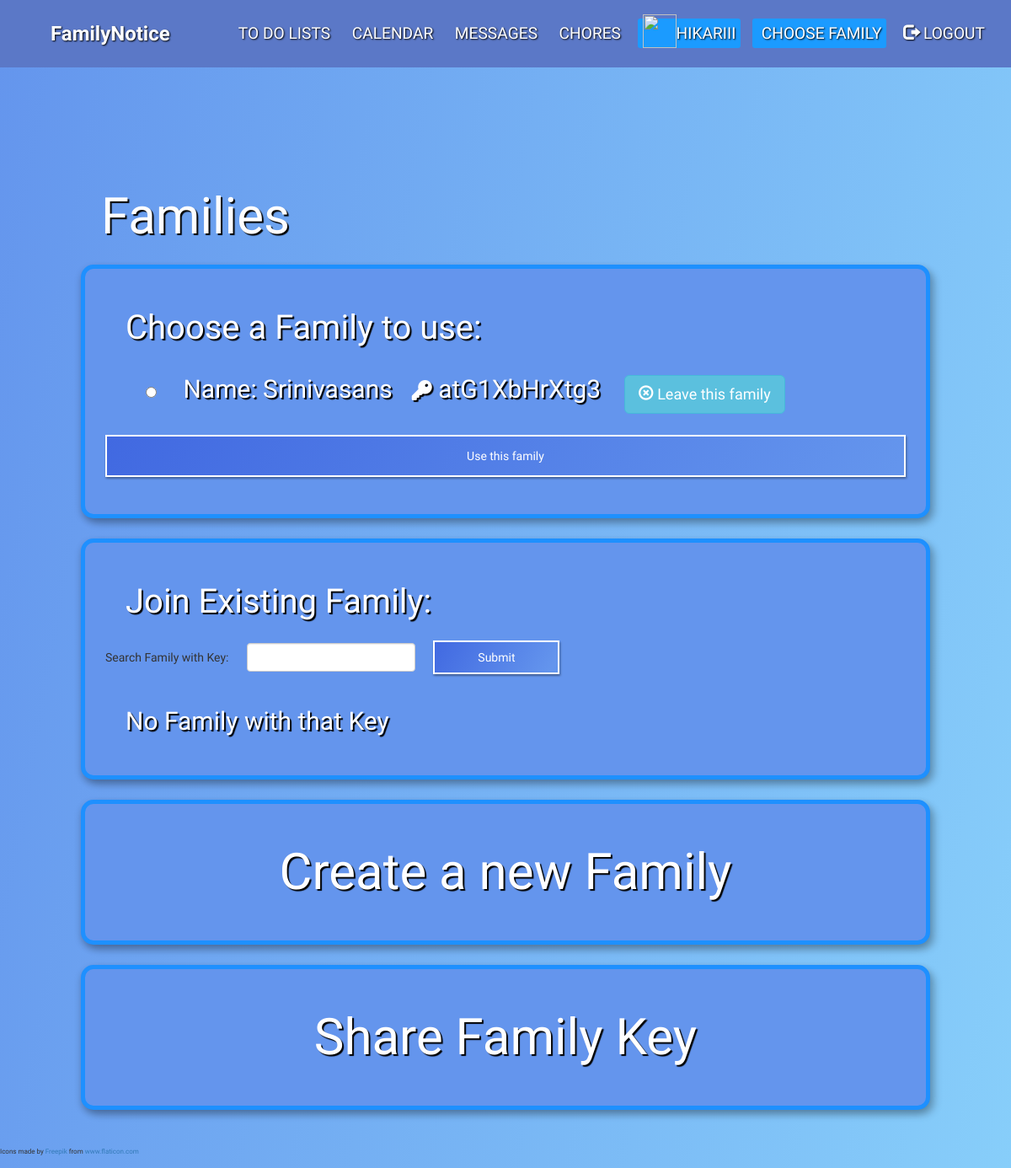
/chooseFamily/ (signed in), run on an earlier commit of the app's database.
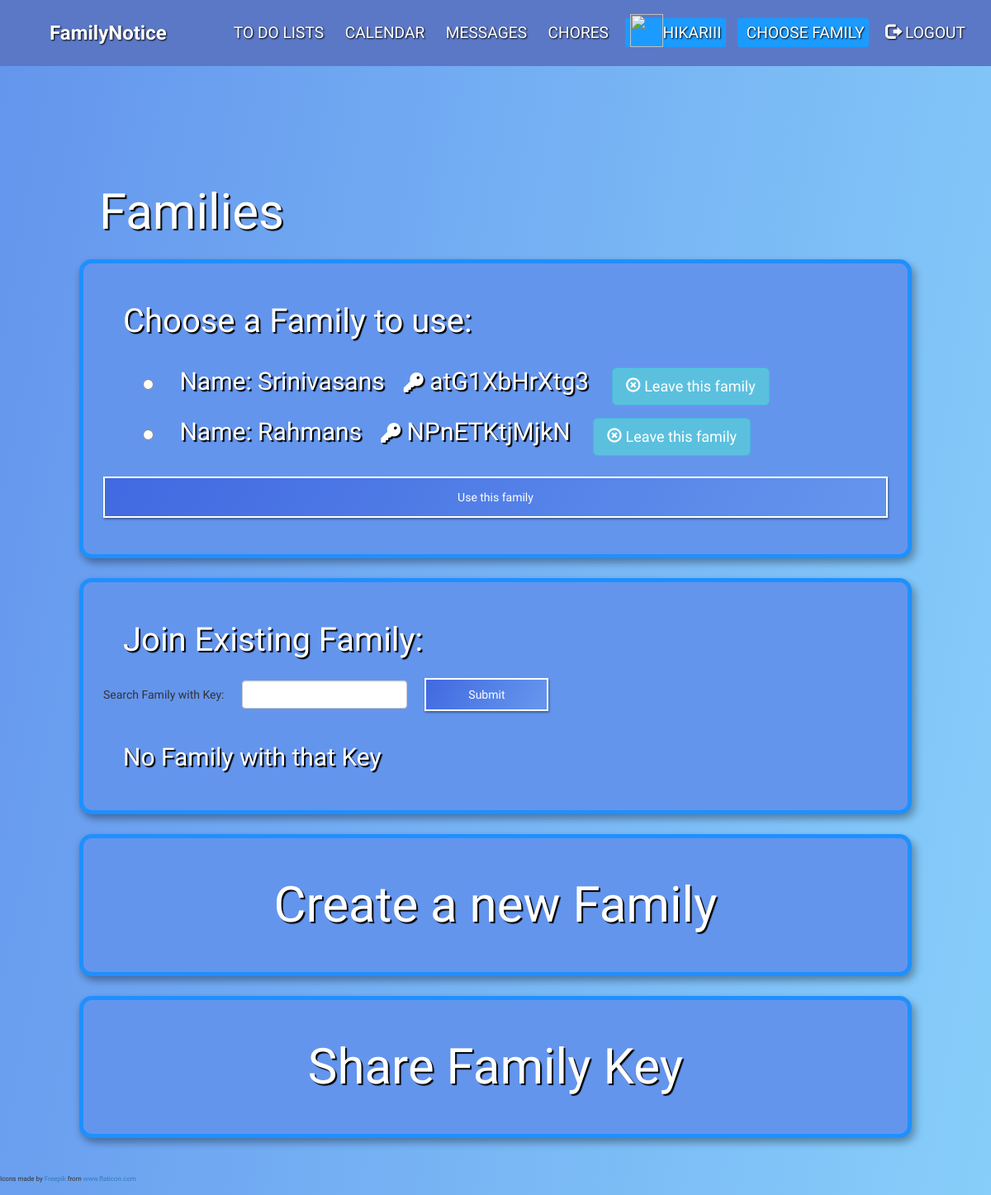
And on a later commit of the database.
### mainapp/models.py (models this page shows, shortened)
class Family(models.Model):
	nameofFamily = models.CharField(max_length=30)
	members = models.ManyToManyField(Member)
	lists = models.ManyToManyField(List, blank=True)
	mealPlan = models.OneToOneField(MealWeek, on_delete=models.CASCADE)
	chatroom = models.OneToOneField(Chatroom, on_delete=models.CASCADE)
	FamKey = models.CharField(max_length=30, default=create_new_ref_number, unique=True)
	cal = models.BooleanField(default=False)
	calId = models.CharField(max_length=60, null=True, blank=True)
	calEvents = models.ManyToManyField(EventEntry, blank=True)
	choreList = models.OneToOneField(ChoreList, on_delete=models.CASCADE)

### mainapp/views.py (the view)
# urls.py: path('chooseFamily/', views.choose_family, name="choose family"),
@login_required
def choose_family(request):
    if request.method == 'POST':
        request.session['family_session'] = request.POST['family']
        return redirect('index')
    user = User.objects.get(username = request.user)
    mem = Member.objects.get(user = user)
    familyfilter = Family.objects.filter(members = mem)
    fam = json.loads(serialize('json', familyfilter))
    try:
        print(request.session['result'])
    except:
        request.session['result'] = 'false'
    return render(request,'mainapp/chooseFamily.html', {'families' : fam})

### mainapp/templates/mainapp/chooseFamily.html (shortened to what this page needs)
{% extends "mainapp/base.html" %}
{% block content %}
    {% load static %}
    <link rel="stylesheet" type="text/css" href="{% static 'css/chooseFamily.css' %}">
    <div class='BlockContent'>
     <h1>Families</h1>
     <div id= "ChooseFamilycontainer">
       <div class="CFcard" id="ChooseFamilyCard">
       <h2> Choose a Family to use: </h2>
          <form action="{% url 'choose family' %}" method="POST">
            {% if families|length > 0 %}
            {% for family in families %}
              <div><h3 style="display:inline;"><input style="display:inline; margin:2vw;" type="radio" name="family" value="{{family.fields.nameofFamily}}"> Name: {{family.fields.nameofFamily}} <i style="font-size:2vw; color:white; padding-left:1.3vw;"class='fas fa-key'></i> {{family.fields.FamKey}}</h3>
                <a href="/leave_family/{{family.pk}}/" class="btn btn-info btn-lg" onclick="return confirm('Are you sure you want to leave this family?');" id="LeaveFamilyButton">
                    <span class="glyphicon glyphicon-remove-circle"></span> Leave this family
                </a>
              </div>
            {% endfor %}
            <br>
              <input style="border: 2px solid white;"type ="submit" class=" loginButton" value="Use this family">
            {% else %}
              <h3>You need to join or create a family</h3>
            {% endif %}
            <br>
          </form>
        </div>
        <div class="CFcard" id="SearchFamilyCard">
          <h2>Join Existing Family:</h2>
          <form id="SearchKeyForm" type="GET" action="{% url 'search key' %}">
             Search Family with Key:
             <input type="text" maxlength="12" minlength="12" title="Twelve A-Z characters" style="width: 200px; display: inline; margin:1.5vw; margin-top:0;" class="KeyInput form-control " name="FamKey">
             <button type="submit" style="width: 150px; height: 40px; display: inline; border: 2px solid white;" class="loginButton " id= "SearchKeyButton">Submit</button>
           </form>
           {% if response|length > 0 %}
            {% for fam in response %}
               <a href="/joinFamily/{{fam.pk}}/"><h3> Click to join --> {{fam.fields.nameofFamily}} </h3></a>
            {% endfor %}
           {% else %}
           <h3>No Family with that Key</h3>
           {% endif %}
         </div>
          <a href="{% url 'create family' %}">
              <div class="CFcard" id="CreateFamilyCard">
                  <h3>Create a new Family</h3>
              </div>
          </a>
          <div id="ShareKeyButton">
              <div class="CFcard" id="ShareFamilyCard">
                  <h3>Share Family Key</h3>
              </div>
          </div>
     </div>
    </div>
{% endblock %}

### mainapp/templates/mainapp/base.html (shortened to what this page needs)
{% load staticfiles %}
<!DOCTYPE html>
<html>
<head>
  <link rel="stylesheet" href="https://maxcdn.bootstrapcdn.com/bootstrap/3.4.0/css/bootstrap.min.css">
	<link rel="stylesheet" href="https://cdnjs.cloudflare.com/ajax/libs/font-awesome/4.7.0/css/font-awesome.min.css">
	 <link rel="stylesheet" type="text/css" href="{% static 'css/login.css' %}">
	 <link rel="stylesheet" type="text/css" href="{% static 'css/general.css' %}">
	 <link rel="stylesheet" type="text/css" href="{% static 'css/nav.css' %}">
	 <link rel="stylesheet" type="text/css" href="{% static 'css/userCard.css' %}">
	 <link rel="stylesheet" type="text/css" href="{% static 'css/footer.css' %}">
</head>
<body>
	<div id="page-container">
			<nav>
      <label class="logo "><a href="{% url 'index' %}">FamilyNotice</a></label>
      <ul>
        <li><a href="{% url 'todolists' %}">To do lists</a></li>
        <li><a href="{% url 'calendar' %}">Calendar</a></li>
        <li><a href="{% url 'chat' %}">Messages</a></li>
        <li><a href="{% url 'chores' %}">Chores</a></li>
				{% if user.is_authenticated %}
				<li ><a class="profile_pic active"><span class="glyphicon">
					{% if request.user.member.genderType == 'Male' %}
						{% if request.user.member.userType == "Guardian" %}
					<img src="https://image.flaticon.com/icons/svg/145/145859.svg" width="40" height="40">
						{% else %}
					<img src="https://image.flaticon.com/icons/svg/145/145867.svg" width="40" height="40">
						{% endif %}
					{% else %}
						{% if request.user.member.userType == 'Guardian' %}
						<img src="https://image.flaticon.com/icons/svg/145/145852.svg" width="40" height="40">
						{% else %}
						 <img src="https://image.flaticon.com/icons/svg/145/145866.svg" width="40" height="40">
						{% endif %}
						{% endif %}
				</span>{{request.user}}</a></li>
				<li ><a class="active" id="chooseFamilyNav" href="{% url 'choose family' %}">
					{% if request.session.family_session %}
					{{request.session.family_session}}
					{% else %}
					Choose Family
					{% endif %}
						</a>
				</li>
				<li onclick="signOut()"><a href="{% url 'logout' %}"><span class="glyphicon glyphicon-log-out"></span> Logout </a></li>
				{% else %}
				<li ><a href="{% url 'register' %}"><span class="glyphicon glyphicon-user"></span> Sign Up </a></li>
				<li ><a href="{% url 'login' %}"><span class="glyphicon glyphicon-log-in"></span> Login </a></li>
				{% endif %}
      </ul>
    </nav>
  <br>
	<br>
	{% block content %}
	{% endblock %}
	<br>
	<footer id="footer">
		Icons made by <a href="https://www.flaticon.com/authors/freepik" title="Freepik">Freepik</a> from <a href="https://www.flaticon.com/" title="Flaticon">www.flaticon.com</a>
	</footer>
	</div>
</body>
</html>

### mainapp/static/css/login.css (style rules this page uses)
.loginButton { display: block; width: 100%; height: 50px; border: none; background: linear-gradient(120deg, #4169E1, #6495ED, #1E90FF); background-size: 200%; color: #fff; outline: none; cursor: pointer; transition: .5s; box-shadow: 0 2px 2px 0 rgba(0, 0, 0, 0.2), 2px 2px 2px 0 rgba(0, 0, 0, 0.19); }

### mainapp/static/css/general.css (style rules this page uses)
.BlockContent { max-width: 90%; width: 90%; display: block; margin-left: auto; margin-right: auto; padding: 3%; padding-bottom: 2.5rem; padding-top: 80px; }
* { margin: 0; padding: 0; box-sizing: border-box; }
body { background-image: linear-gradient(100deg, #6495ED, #87CEFA); font-family: 'Boogaloo', cursive; }
h1 { margin: 2vw; color: #fff; font-family: 'Gochi Hand', cursive; font-size: 60px; text-shadow: 2px 2px 1px black; }
h2 { padding: -2vw; margin: 2vw; font-family: 'Gochi Hand', cursive; color: white; font-size: 40px; text-shadow: 2px 2px 1px black; }
h3 { margin: 2vw; font-family: 'Gochi Hand', cursive; color: white; font-size: 30px; text-shadow: 2px 2px 1px black; }
nav { height: 10vh; background: #5b78c7; }
#page-container { position: relative; min-height: 100vh; }
#footer { position: absolute; bottom: 0; width: 100%; height: 2.5rem; font-size: 8px; }

### mainapp/static/css/nav.css (style rules this page uses)
* { padding: 0; margin: 0; text-decoration: none; list-style: none; box-sizing: border-box; }
nav { font-family: 'Gochi Hand', cursive; background: #5b78c7; color: #fff; text-shadow: 1px 1px 2px black; height: 80px; width: 100%; }
label.logo a { color: white; }
label.logo { color: white; font-size: 2vw; line-height: 80px; padding: 0 5vw; font-weight: bold; }
nav ul { float: right; margin-right: 20px; }
nav ul li { display: inline-block; line-height: 80px; margin: 0 5px; }
nav ul li a { color: white; font-size: 1.6vw; padding: 0.5vw 0.5vw; border-radius: 3px; text-transform: uppercase; }
a.active,li a:hover { background: #1b9bff; transition: .5s; color: white; text-decoration: none; }

### mainapp/static/css/chooseFamily.css (style rules this page uses)
.CFcard { width: 100%; overflow: hidden; grid-area: card; border: 5px solid #1E90FF; background-color: #6495ED; border-radius: 15px; padding: 2vw; box-shadow: 0 4px 8px 0 rgba(0, 0, 0, 0.2), 6px 6px 10px 0 rgba(0, 0, 0, 0.19); margin-bottom: 2vw; }
#CreateFamilyCard h3 { color: white; font-size: 5vw; align-self: center; }
#ShareFamilyCard h3 { color: white; font-size: 5vw; align-self: center; }
#CreateFamilyCard { text-align: center; padding: -5vw; cursor: pointer; }
#ShareFamilyCard { text-align: center; padding: -5vw; cursor: pointer; }

What changed in the data, as far as the page shows it:
now on this page (row edited): Family: fields.nameofFamily "Rahmans", fields.FamKey "NPnETKtjMjkN"
